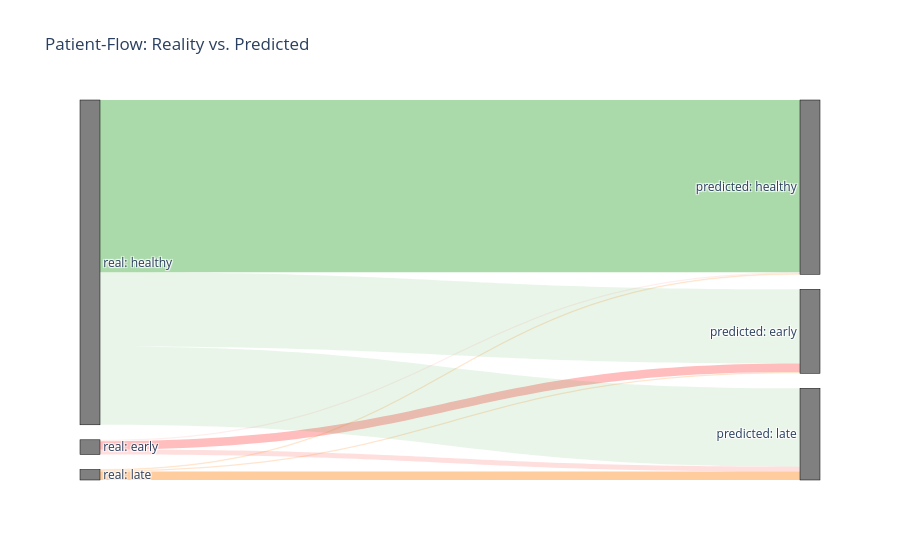

The notebook cell saved with this chart:
### Code cell
import plotly.graph_objects as go

# Daten aus deiner Confusion Matrix extrahieren
# Reihenfolge: [Früh, Spät, Gesund]

if sample: 
    X_val = X_val_sample
    y_val = y_val_sample
else: 
    X_val = X_val
    y_val = y_val

cm = confusion_matrix(y_val, y_val_pred)

# Labels für die Knoten
label_list = [
    "real: early", "real: late", "real: healthy", # Quellen (Links)
    "predicted: early", "predicted: late", "predicted: healthy" # Ziele (Rechts)
]

# Definition der Flüsse (Sankey-Struktur)
source = [0, 0, 0, 1, 1, 1, 2, 2, 2] # Index der Quellen
target = [3, 4, 5, 3, 4, 5, 3, 4, 5] # Index der Ziele
value = cm.flatten() # Die Zahlen aus deiner Matrix

# Farben definieren (Grün für korrekt, Rot für Fehler)
color_link = [
    'rgba(255, 90, 90, 0.4)', 'rgba(255, 90, 90, 0.2)', 'rgba(255, 90, 90, 0.1)', # Von Früh
    'rgba(255, 127, 14, 0.2)', 'rgba(255, 127, 14, 0.4)', 'rgba(255, 127, 14, 0.1)', # Von Spät
    'rgba(44, 160, 44, 0.1)', 'rgba(44, 160, 44, 0.1)', 'rgba(44, 160, 44, 0.4)'    # Von Gesund
]

fig = go.Figure(data=[go.Sankey(
    node = dict(
      pad = 15, thickness = 20, line = dict(color = "black", width = 0.5),
      label = label_list, color = "grey"
    ),
    link = dict(
      source = source, target = target, value = value, color = color_link
  ))])

fig.update_layout(title_text="Patient-Flow: Reality vs. Predicted", font_size=12)
fig.show()

### Figure 1 — Plotly figure (JSON) as saved in the notebook; plotly's stock layout.template omitted (floating-point values rounded to 4 significant figures)
{"data": [{"link": {"color": ["rgba(255, 90, 90, 0.4)", "rgba(255, 90, 90, 0.2)", "rgba(255, 90, 90, 0.1)", "rgba(255, 127, 14, 0.2)", "rgba(255, 127, 14, 0.4)", "rgba(255, 127, 14, 0.1)", "rgba(44, 160, 44, 0.1)", "rgba(44, 160, 44, 0.1)", "rgba(44, 160, 44, 0.4)"], "source": [0, 0, 0, 1, 1, 1, 2, 2, 2], "target": [3, 4, 5, 3, 4, 5, 3, 4, 5], "value": [12, 7, 2, 2, 12, 1, 106, 112, 246]}, "node": {"color": "grey", "label": ["real: early", "real: late", "real: healthy", "predicted: early", "predicted: late", "predicted: healthy"], "line": {"color": "black", "width": 0.5}, "pad": 15, "thickness": 20}, "type": "sankey"}], "layout": {"font": {"size": 12}, "title": {"text": "Patient-Flow: Reality vs. Predicted"}}}
